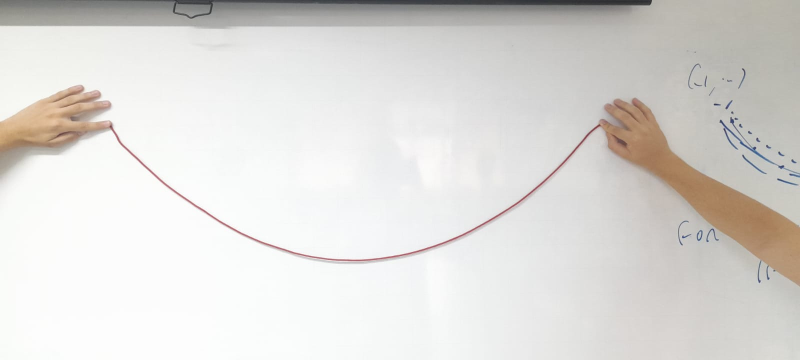
#> input picture Lab-4/Arquivos/imagem.jpeg, 1600 x 720 px (shown at 1/2 size)
$ python Resultados.py
#> lines starting #> are read from the running program, lines starting #| are printed output that depends on the picture
### Lab-4/Dados.py
# Dados coletados
nx = 1600
ny = 720
xo = [311, 392, 471, 592, 705, 787, 857, 940, 1012, 1088]
yo = [352, 412, 461, 507, 521, 513, 496, 462, 420, 362]
x_central = 705

def trata_pontos(xo, yo):
    x = xo.copy()
    y = yo.copy()
    n = len(x)
    # Inverte
    for i in range(n):
        y[i] = ny - y[i]
    # Centraliza
    for i in range(n):
        x[i] = x[i] - x_central
    # Normaliza
    V = abs(min(x))
    for i in range(n):
        x[i] /= V
        y[i] /= V
    y_central = min(y)
    for i in range(n):
        y[i] = y[i] - y_central + 1
    return x, y, V, y_central

def reverte_pontos_x(x, V):
    n = len(x)
    for i in range(n):
        x[i] = x[i] * V + x_central

def reverte_pontos_y(y, V, y_central):
    n = len(y)
    for i in range(n):
        y[i] = (y[i] - 1 + y_central) * V
        y[i] = -y[i] + ny

### Lab-4/src/Metodos.py
import numpy as np

# Método dos mínimos quadrados polinomial
def mmq_pol(x : float, y : float, k : int) -> float:
#> called with k = 2
    n = len(x)
    V = np.zeros((n, k + 1))
    Y = np.array(y).reshape((n , 1))
    for i in range(0, n):
        for j in range(0, k + 1):
            V[i][j] = pow(x[i] , j)
    Vt = V.transpose()
    return np.linalg.solve(np.dot(Vt, V) , np.dot(Vt, y))

# Método dos mínimos quadrados genérico
def g(x : float, j : int) -> float:
    if j == 0:
        return 1
    if j == 1:
        return x**2
    if j == 2:
        return x**4

# Método dos mínimos quadrados genérico
def mmq_gen(x, y, k):
#> called with k = 3
    n = len(x)
    V = np.zeros((n , k))
    Y = np.array(y).reshape((n , 1))
    for i in range(0, n):
        for j in range(0, k):
            V[i][j] = g(x[i], j)
    Vt = V.transpose()
    return np.linalg.solve(np.dot(Vt, V) , np.dot(Vt, y))

### Lab-4/Resultados.py
from Dados import xo, yo, trata_pontos, reverte_pontos_x, reverte_pontos_y
from Metodos import mmq_pol, mmq_gen
import numpy as np
import matplotlib.pyplot as plt

# Pontos transformados
x, y, V, y_central = trata_pontos(xo, yo)
# Coeficientes MMQ Polinominal com pontos transformados
b0, b1, b2 = mmq_pol(x, y, 2)
# Coeficientes MMQ Genérico com pontos transformados
a0, a1, a2 = mmq_gen(x, y, 3)

img = plt.imread("Arquivos/imagem.jpeg")
#> img is the input picture: shape (720, 1600, 3); mean R, G, B 220.9, 218.9, 215.7
fig, ax = plt.subplots()
ax.imshow(img)
xd = np.linspace(-1, 1, 100)
yd = b0 * 1 + b1 * xd + b2 * xd**2
yd2 = a0 * 1 + a1 * xd**2 + a2 * xd**4
reverte_pontos_x(xd, V)
reverte_pontos_y(yd, V, y_central)
reverte_pontos_y(yd2, V, y_central)
plt.plot(xd, yd2, color='black', label="Taylor")
plt.plot(xd, yd, color='y', label="Parábola", ls='dotted')
plt.scatter(xo, yo)
plt.show()
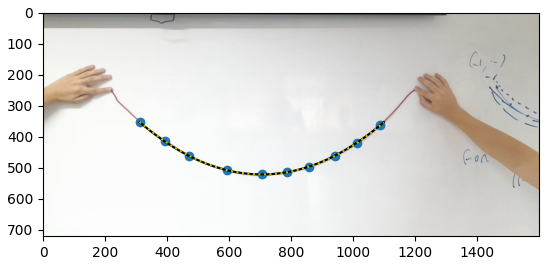
#> figure drawn by matplotlib, 1 panel
plt.legend()
